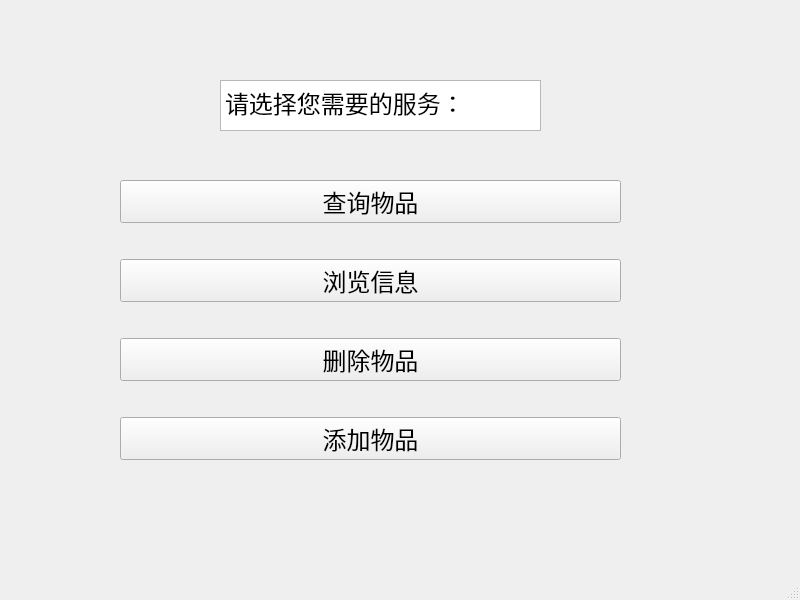
<?xml version="1.0" encoding="UTF-8"?>
<ui version="4.0">
 <class>OPTION</class>
 <widget class="QMainWindow" name="OPTION">
  <property name="geometry">
   <rect>
    <x>0</x>
    <y>0</y>
    <width>800</width>
    <height>600</height>
   </rect>
  </property>
  <property name="windowTitle">
   <string>MainWindow</string>
  </property>
  <widget class="QWidget" name="centralwidget">
   <widget class="QTextBrowser" name="textBrowser">
    <property name="geometry">
     <rect>
      <x>220</x>
      <y>80</y>
      <width>321</width>
      <height>51</height>
     </rect>
    </property>
    <property name="html">
     <string>&lt;!DOCTYPE HTML PUBLIC &quot;-//W3C//DTD HTML 4.0//EN&quot; &quot;http://www.w3.org/TR/REC-html40/strict.dtd&quot;&gt;
&lt;html&gt;&lt;head&gt;&lt;meta name=&quot;qrichtext&quot; content=&quot;1&quot; /&gt;&lt;style type=&quot;text/css&quot;&gt;
p, li { white-space: pre-wrap; }
&lt;/style&gt;&lt;/head&gt;&lt;body style=&quot; font-family:'SimSun'; font-size:9pt; font-weight:400; font-style:normal;&quot;&gt;
&lt;p style=&quot; margin-top:0px; margin-bottom:0px; margin-left:0px; margin-right:0px; -qt-block-indent:0; text-indent:0px;&quot;&gt;&lt;span style=&quot; font-size:18pt;&quot;&gt;请选择您需要的服务：&lt;/span&gt;&lt;/p&gt;&lt;/body&gt;&lt;/html&gt;</string>
    </property>
   </widget>
   <widget class="QWidget" name="layoutWidget">
    <property name="geometry">
     <rect>
      <x>120</x>
      <y>150</y>
      <width>501</width>
      <height>341</height>
     </rect>
    </property>
    <layout class="QVBoxLayout" name="verticalLayout">
     <item>
      <widget class="QPushButton" name="T4">
       <property name="font">
        <font>
         <family>Arial</family>
         <pointsize>18</pointsize>
        </font>
       </property>
       <property name="text">
        <string>查询物品</string>
       </property>
      </widget>
     </item>
     <item>
      <widget class="QPushButton" name="T3">
       <property name="font">
        <font>
         <family>Arial</family>
         <pointsize>18</pointsize>
        </font>
       </property>
       <property name="text">
        <string>浏览信息</string>
       </property>
      </widget>
     </item>
     <item>
      <widget class="QPushButton" name="T2">
       <property name="font">
        <font>
         <family>Arial</family>
         <pointsize>18</pointsize>
        </font>
       </property>
       <property name="text">
        <string>删除物品</string>
       </property>
      </widget>
     </item>
     <item>
      <widget class="QPushButton" name="T1">
       <property name="font">
        <font>
         <family>Arial</family>
         <pointsize>18</pointsize>
        </font>
       </property>
       <property name="text">
        <string>添加物品</string>
       </property>
      </widget>
     </item>
    </layout>
   </widget>
  </widget>
  <widget class="QMenuBar" name="menubar">
   <property name="geometry">
    <rect>
     <x>0</x>
     <y>0</y>
     <width>800</width>
     <height>26</height>
    </rect>
   </property>
  </widget>
  <widget class="QStatusBar" name="statusbar"/>
 </widget>
 <resources/>
 <connections/>
</ui>
